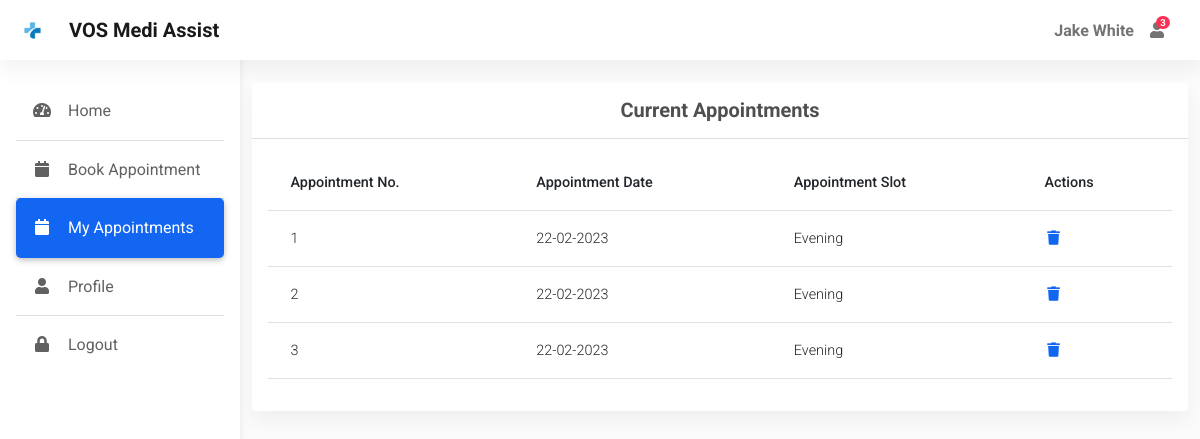
The page /myappointments/ (signed in) on the database its author committed.
### app.py (models this page shows)
class User(db.Model, UserMixin):
    id = db.Column(db.Integer, primary_key=True)
    username = db.Column(db.String(50), nullable=False, unique=True)
    password = db.Column(db.String(50), nullable=False)
    name = db.Column(db.String(50), nullable=False)
    address = db.Column(db.String(80))
    city = db.Column(db.String(30))
    dob = db.Column(db.Date, nullable=False)
    gender = db.Column(db.String(10), nullable=False)
    is_doctor = db.Column(db.Boolean, default=False, nullable=False)
    mobile = db.Column(db.Integer)

class Appointment(db.Model):
    id = db.Column(db.Integer, primary_key=True)
    user_id = db.Column(db.Integer, db.ForeignKey('user.id'), nullable=False)
    slot = db.Column(db.String(50), nullable=False)
    date = db.Column(db.Date, nullable=False)
    status = db.Column(db.Boolean, default=False, nullable=False)

### app.py (the view)
@app.route("/myappointments/<int:id>", methods=['GET','POST'])
@app.route("/myappointments/")
@login_required
def myappointments(id=None):
    check_user = User.query.filter_by(id = current_user.id).first()
    if check_user.is_doctor:
        appointments = db.session.query(Appointment, User).join(User).filter(Appointment.date == date.today()).filter(Appointment.status == False).order_by(db.case({
            'morning': 1,
            'afternoon': 2,
            'evening': 3
        }, value=Appointment.slot)).all()
    else:
        appointments = Appointment.query.filter_by(user_id = current_user.id).all()
    appointment = None
    if id is not None:
        appointment = db.session.query(Appointment, User).join(User).filter(Appointment.id == id).all()
    return render_template("myappointments.html", appointments=appointments, appointment=appointment, id=id)

### app.py (called while the page is built)
@login_manager.user_loader
def load_user(user_id):
    return User.query.get(int(user_id))

@app.context_processor
def inject_datetime():
    return dict(datetime=datetime)

### templates/myappointments.html (shortened to what this page needs)
{% extends "dashboard.html" %}
{% block main %}
<div class="container pt-4">
  <section class="mb-4">
    <div class="card">
      <div class="card-header text-center py-3">
        <h5 class="mb-0 text-center">
          <strong>Current Appointments</strong>
        </h5>
      </div>
      {% if current_user.is_doctor %}
      <div class="card-body">
        <div class="table-responsive">
          <table class="table table-hover text-nowrap">
            <thead>
              <tr>
                <th scope="col">Appointment No.</th>
                <th scope="col">Patient Name</th>
                <th scope="col">Age</th>
                <th scope="col">DOB</th>
                <th scope="col">Slot</th>
                <th scope="col">Actions</th>
              </tr>
            </thead>
            <tbody>
              {% for appointment in appointments %}
                <tr id="{{ loop.index }}">
                  <td>{{ loop.index }}</td>
                  <td>{{ appointment.User.name }}</td>
                  <td>{{ appointment.User.dob|calculate_age }}</td>
                  <td>{{ appointment.User.dob.strftime('%d-%m-%Y') }}</td>
                  <td>{{ appointment.Appointment.slot.capitalize() }}</td>
                  <td>
                    <a href="/myappointments/{{ appointment.Appointment.id }}"><i class="fas fa-plus fa-fw me-3"></i></a>
                    <span>
                      <a  href="{{ url_for('myappointments') }}"><i class="fas fa-minus fa-fw me-3"></i></a>
                    </span>
                  </td>
                </tr>
              {% endfor %}
            </tbody>
          </table>
        </div>
      </div>
      {% else %}
      <div class="card-body">
        <div class="table-responsive">
          <table class="table table-hover text-nowrap">
            <thead>
              <tr>
                <th scope="col">Appointment No.</th>
                <th scope="col">Appointment Date</th>
                <th scope="col">Appointment Slot</th>
                <th scope="col">Actions</th>
              </tr>
            </thead>
            <tbody>
              {% for appointment in appointments %}
                <tr>
                  <td>{{ loop.index }}</td>
                  <td>{{ appointment.date.strftime('%d-%m-%Y') }}</td>
                  <td>{{ appointment.slot.capitalize() }}</td>
                  <td>
                    <a href="/delete_appointment/{{ appointment.id }}"><i class="fas fa-trash fa-fw me-3"></i></a>
                  </td>
                </tr>
              {% endfor %}
            </tbody>
          </table>
        </div>
      </div>
      {% endif %}
    </div>
  </section>
</div>
{% endblock %}

### templates/dashboard.html (shortened to what this page needs)
<!DOCTYPE html>
<html lang="en">
<head>
  <link rel="stylesheet" href="https://use.fontawesome.com/releases/v5.11.2/css/all.css" />
  <link rel="stylesheet" href="{{ url_for('static', filename='css/mdb.min.css') }}" />
  <link rel="stylesheet"  href="{{ url_for('static', filename='css/admin.css') }}"/>
</head>
<body>
  <header>
    <nav id="sidebarMenu" class="collapse d-lg-block sidebar collapse bg-white">
      <div class="position-sticky">
        <div class="list-group list-group-flush mx-3 mt-4">
          <a href="{{ url_for('home') }}" class="list-group-item list-group-item-action py-3 ripple {% if request.endpoint == 'home' %}active{% endif %}" aria-current="true">
            <i class="fas fa-tachometer-alt fa-fw me-3"></i><span>Home</span>
          </a>
          {% if not current_user.is_doctor %}
          <a href="{{ url_for('appointment') }}" class="list-group-item list-group-item-action py-3 ripple {% if request.endpoint == 'appointment' %}active{% endif %}"><i
              class="fas fa-calendar fa-fw me-3"></i><span>Book Appointment</span></a>
          <a href="{{ url_for('myappointments') }}" class="list-group-item list-group-item-action py-3 ripple {% if request.endpoint == 'myappointments' %}active{% endif %}"><i
                class="fas fa-calendar fa-fw me-3"></i><span>My Appointments</span></a>
          {% endif %}
          <a href="#" class="list-group-item list-group-item-action py-3 ripple"><i
              class="fas fa-user fa-fw me-3"></i><span>Profile</span></a>
          <a href="{{ url_for('logout') }}" class="list-group-item list-group-item-action py-3 ripple">
            <i class="fas fa-lock fa-fw me-3"></i><span>Logout</span>
          </a>
        </div>
      </div>
    </nav>
    <nav id="main-navbar" class="navbar navbar-expand-lg navbar-light bg-white fixed-top">
      <div class="container-fluid">
        <a class="navbar-brand d-flex align-items-center fw-bold" href="/"><img class="d-inline-block me-3" " src="{{ url_for('static', filename='img/icons/logo.png') }}" alt="" />VOS Medi Assist</a>
        <ul class="navbar-nav ms-auto d-flex flex-row">
            <li>
                <a class="nav-link me-3 me-lg-0 d-flex align-items-center fw-bold" href="#">{{ current_user.name }}</a>
            </li>
          <li class="nav-item dropdown">
            <a class="nav-link me-3 me-lg-0 dropdown-toggle hidden-arrow" href="#" id="navbarDropdownMenuLink"
              role="button" data-mdb-toggle="dropdown" aria-expanded="false">
              <i class="fas fa-user"></i>
              <span class="badge rounded-pill badge-notification bg-danger">3</span>
            </a>
          </li>
          <li class="nav-item dropdown">
            <a class="nav-link dropdown-toggle hidden-arrow d-flex align-items-center" href="#"
              id="navbarDropdownMenuLink" role="button" data-mdb-toggle="dropdown" aria-expanded="false">
            </a>
          </li>
        </ul>
      </div>
    </nav>
  </header>
  <main style="margin-top: 58px">
    {% block main %}
    {% endblock %}
  </main>
</body>
</html>

### static/css/admin.css (style rules this page uses)
body { background-color: #fbfbfb; }
@media (min-width: 991.98px) { main { padding-left: 240px; } }
.sidebar { position: fixed; top: 0; bottom: 0; left: 0; padding: 58px 0 0; box-shadow: 0 2px 5px 0 rgb(0 0 0 / 5%), 0 2px 10px 0 rgb(0 0 0 / 5%); width: 240px; z-index: 600; }
.sidebar .active { border-radius: 5px; box-shadow: 0 2px 5px 0 rgb(0 0 0 / 16%), 0 2px 10px 0 rgb(0 0 0 / 12%); }

### rows shown on the page
User: name "Jake White"
Appointment: date "22-02-2023", slot "Evening"
Appointment: date "22-02-2023", slot "Evening"
Appointment: date "22-02-2023", slot "Evening"
